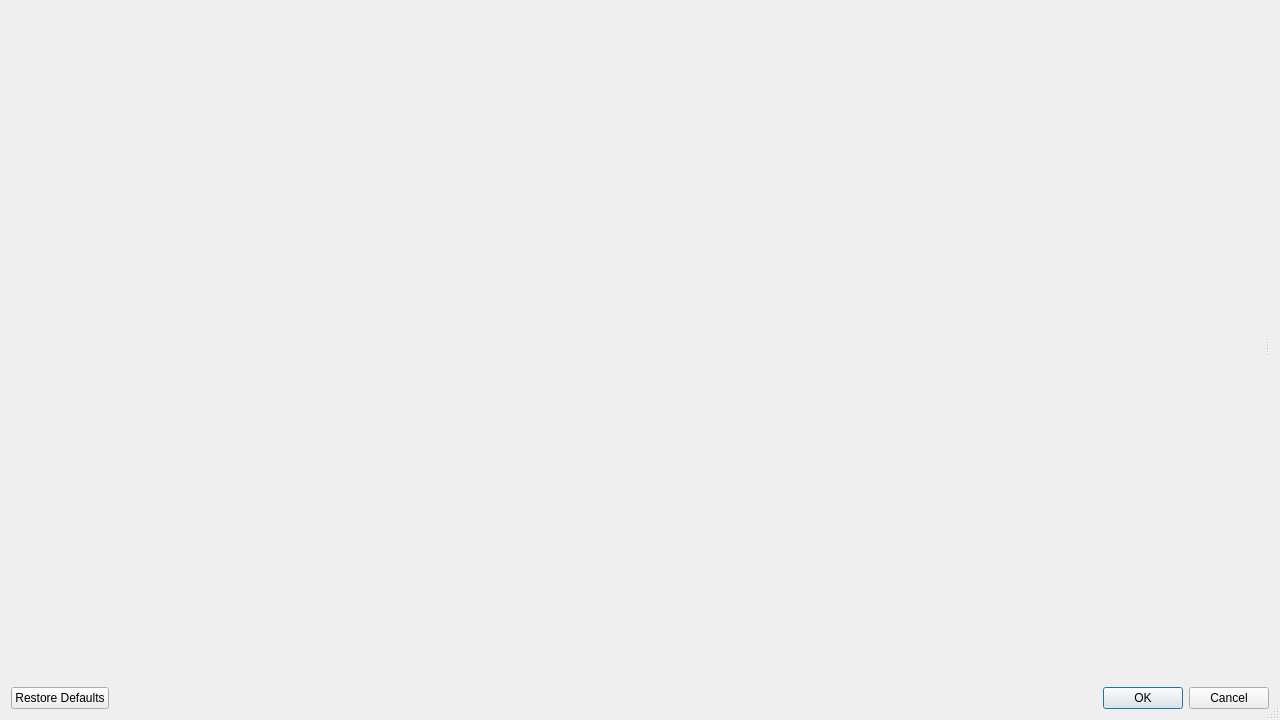
<?xml version="1.0" encoding="UTF-8"?>
<ui version="4.0">
 <class>OBSBasicProperties</class>
 <widget class="QDialog" name="OBSBasicProperties">
  <property name="geometry">
   <rect>
    <x>0</x>
    <y>0</y>
    <width>1280</width>
    <height>720</height>
   </rect>
  </property>
  <property name="windowTitle">
   <string>Properties</string>
  </property>
  <property name="sizeGripEnabled">
   <bool>true</bool>
  </property>
  <layout class="QVBoxLayout" name="verticalLayout">
   <item>
    <widget class="QSplitter" name="windowSplitter">
     <property name="sizePolicy">
      <sizepolicy hsizetype="Expanding" vsizetype="MinimumExpanding">
       <horstretch>0</horstretch>
       <verstretch>1</verstretch>
      </sizepolicy>
     </property>
     <property name="minimumSize">
      <size>
       <width>0</width>
       <height>400</height>
      </size>
     </property>
     <property name="orientation">
      <enum>Qt::Orientation::Horizontal</enum>
     </property>
     <property name="childrenCollapsible">
      <bool>false</bool>
     </property>
     <widget class="QFrame" name="previewFrame">
      <property name="sizePolicy">
       <sizepolicy hsizetype="MinimumExpanding" vsizetype="Preferred">
        <horstretch>1</horstretch>
        <verstretch>0</verstretch>
       </sizepolicy>
      </property>
      <property name="frameShape">
       <enum>QFrame::NoFrame</enum>
      </property>
      <property name="frameShadow">
       <enum>QFrame::Plain</enum>
      </property>
      <layout class="QVBoxLayout" name="verticalLayout_7">
       <property name="spacing">
        <number>0</number>
       </property>
       <property name="leftMargin">
        <number>0</number>
       </property>
       <property name="topMargin">
        <number>0</number>
       </property>
       <property name="rightMargin">
        <number>0</number>
       </property>
       <property name="bottomMargin">
        <number>0</number>
       </property>
       <item>
        <widget class="OBSQTDisplay" name="preview" native="true">
         <property name="sizePolicy">
          <sizepolicy hsizetype="MinimumExpanding" vsizetype="Expanding">
           <horstretch>1</horstretch>
           <verstretch>1</verstretch>
          </sizepolicy>
         </property>
         <property name="minimumSize">
          <size>
           <width>20</width>
           <height>150</height>
          </size>
         </property>
        </widget>
       </item>
      </layout>
     </widget>
     <widget class="QFrame" name="propertiesFrame">
      <property name="sizePolicy">
       <sizepolicy hsizetype="MinimumExpanding" vsizetype="MinimumExpanding">
        <horstretch>0</horstretch>
        <verstretch>1</verstretch>
       </sizepolicy>
      </property>
      <property name="frameShape">
       <enum>QFrame::NoFrame</enum>
      </property>
      <property name="frameShadow">
       <enum>QFrame::Plain</enum>
      </property>
      <layout class="QVBoxLayout" name="propertiesLayout">
       <property name="leftMargin">
        <number>0</number>
       </property>
       <property name="topMargin">
        <number>0</number>
       </property>
       <property name="rightMargin">
        <number>0</number>
       </property>
       <property name="bottomMargin">
        <number>0</number>
       </property>
      </layout>
     </widget>
    </widget>
   </item>
   <item alignment="Qt::AlignBottom">
    <widget class="QDialogButtonBox" name="buttonBox">
     <property name="standardButtons">
      <set>QDialogButtonBox::Cancel|QDialogButtonBox::Ok|QDialogButtonBox::RestoreDefaults</set>
     </property>
    </widget>
   </item>
  </layout>
 </widget>
 <customwidgets>
  <customwidget>
   <class>OBSQTDisplay</class>
   <extends>QWidget</extends>
   <header>qt-display.hpp</header>
   <container>1</container>
  </customwidget>
 </customwidgets>
 <resources>
  <include location="obs.qrc"/>
 </resources>
 <connections/>
</ui>
